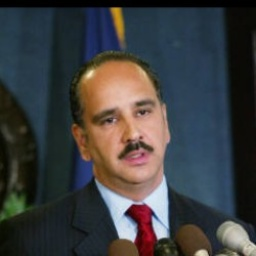
#> input picture dataset/test/hr/Ali_Bin_Hussein_0001.jpg, 256 x 256 px, given as the content of the folder /tmp/lfw/, which was not available
$ python data_preprocessing.py
#> lines starting #> are read from the running program, lines starting #| are printed output that depends on the picture
import os
import cv2
import random

from shutil import move as mv

dataset_dir	=	'/tmp/lfw/'
output_dir 	=	'/tmp/dataset/'
train_dir	=	os.path.join(output_dir,"train")
test_dir	=	os.path.join(output_dir,"test")

scale_factor= 4
img_size 	= 256

test_ratio = 0.2

def prepare_dataset(path):
	os.makedirs(os.path.join(path,train_dir,'hr'))
	os.makedirs(os.path.join(path,train_dir,'lr'))

	os.makedirs(os.path.join(path,test_dir,'hr'))
	os.makedirs(os.path.join(path,test_dir,'lr'))

	print('folder created successfuly')

def img_portioner(train_dir,ratio):
	file_num = len(os.listdir(os.path.join(train_dir,'hr')))
	test_num = int(file_num*ratio)

	rand_list = random.sample(range(0, file_num), test_num)

	images = os.listdir(os.path.join(os.path.join(train_dir,'hr')))

	for rand in rand_list:
		print('movin',images[rand],'to test folder')
		mv(os.path.join(train_dir,'hr',images[rand]),os.path.join(test_dir,'hr',images[rand]))
		mv(os.path.join(train_dir,'lr',images[rand]),os.path.join(test_dir,'lr',images[rand]))

print("program begin ...")

try:
	prepare_dataset("./")
except Exception as e:
	print(e)

name_list = os.listdir(dataset_dir)
for name in name_list:
	name_dir = os.path.join(dataset_dir,name)
	try:
		for img_file in os.listdir(name_dir):
			print('processing',img_file)
			img = cv2.imread(os.path.join(name_dir,img_file))
#> img is the input picture: shape (256, 256, 3); mean B, G, R 63.4, 62.8, 62.3

			img = cv2.resize(img,(img_size,img_size))
			cv2.imwrite(os.path.join(train_dir,'hr',img_file),img)

			img = cv2.resize(img,(img_size//scale_factor,img_size//scale_factor))
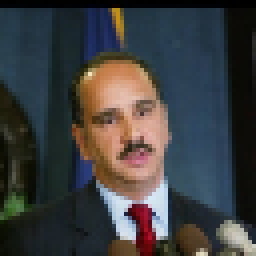
#> img: shape (64, 64, 3) (shown 4 times larger); mean B, G, R 63.5, 62.8, 62.4
			cv2.imwrite(os.path.join(train_dir,'lr',img_file),img)
	except Exception as e:
		print(e)

try:
	img_portioner(train_dir,test_ratio)
except Exception as e:
	print(e)


print('dataset ready to use, Congratss cuy')

$ run again, on dataset/test/lr/Alistair_MacDonald_0001.jpg
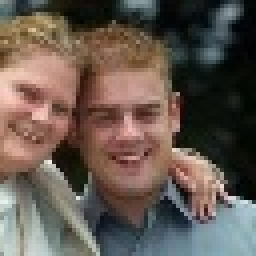
#> input picture dataset/test/lr/Alistair_MacDonald_0001.jpg, 64 x 64 px, given as the content of the folder /tmp/lfw/, which was not available (shown 4 times larger)
#> img is the input picture: shape (64, 64, 3); mean B, G, R 80.4, 88.7, 100.9
#> `img = cv2.resize(img,(img_size,img_size))`:
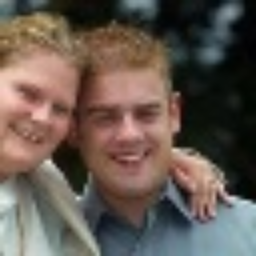
#> img: shape (256, 256, 3); mean B, G, R 80.3, 88.6, 100.8

$ run again, on dataset/train/hr/Ahmed_Chalabi_0003.jpg
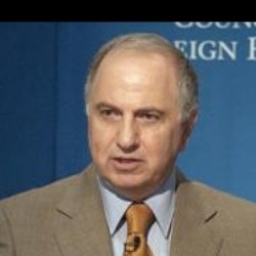
#> input picture dataset/train/hr/Ahmed_Chalabi_0003.jpg, 256 x 256 px, given as the content of the folder /tmp/lfw/, which was not available
#> img is the input picture: shape (256, 256, 3); mean B, G, R 98.9, 94.7, 91.6
#> `img = cv2.resize(img,(img_size//scale_factor,img_size//scale_factor))`:
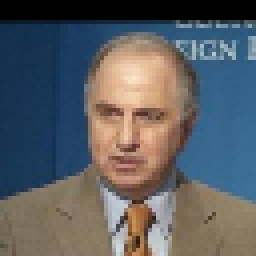
#> img: shape (64, 64, 3) (shown 4 times larger); mean B, G, R 99.1, 94.9, 91.8
